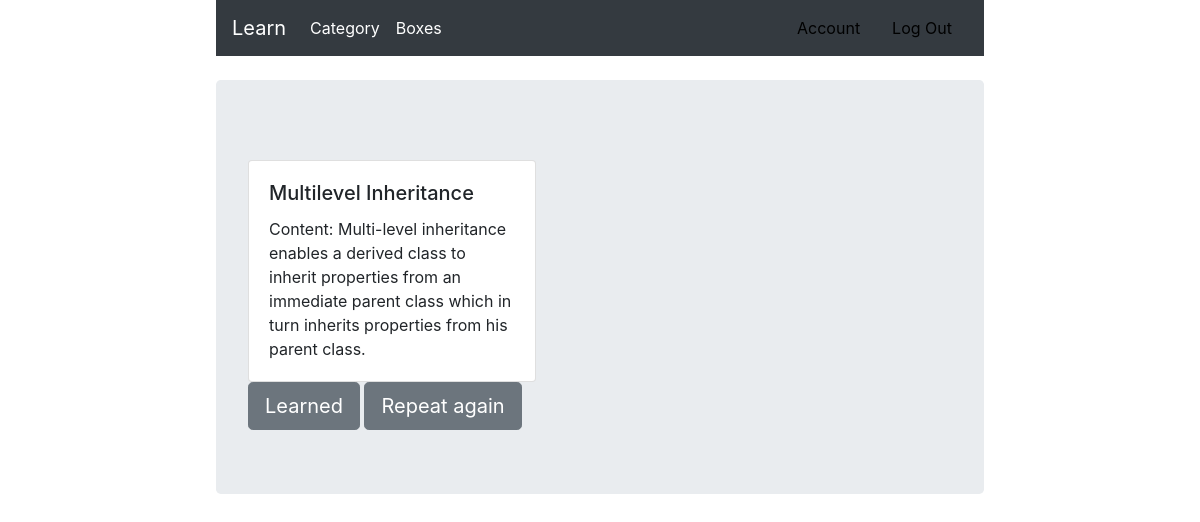
/repeat/ (signed in), run on the app's committed database.
### card/models.py (models this page shows, shortened)
class Card(models.Model):
    TERM = "T"
    WORD = "W"
    TYPE_OF_CARD_CHOICES = [
        (WORD, 'Word'),
        (TERM, 'Term'),
        (None, 'Choose card type'),
    ]
    author = models.ForeignKey(User, on_delete=models.CASCADE)
    name = models.CharField(max_length=255)
    card_type = models.CharField(max_length=1, choices=TYPE_OF_CARD_CHOICES)
    transcription = models.TextField(blank=True)
    translate = models.TextField(blank=True)
    content = models.TextField(blank=True)
    time_create = models.DateTimeField(auto_now_add=True)
    time_first_show = models.DateTimeField(null=True)
    time_last_show = models.DateTimeField(auto_now=True)
    time_next_show = models.DateTimeField(auto_now_add=True)
    count_shows = models.IntegerField(default=0)  # if count_shows == -1 ie mean that word is leard for ever.
    category = models.ManyToManyField('Category')
    class Meta:
        ordering = ["time_create"]

### card/views.py (the view)
# urls.py: path('repeat/', repeat, name="repeat"),
def repeat(requests):
    next_card = ''
    card = ''
    if requests.method == "POST":
        learning_cards = requests.POST.getlist("id")
        learned_card_id = requests.POST.get("learned")
        card = requests.POST.get("learning")
        learning_cards = list(Card.objects.filter(id__in=learning_cards).all())
        if learned_card_id:
            for i, card in enumerate(learning_cards):
                if int(card.pk) == int(learned_card_id):
                    card.add_count_shows()
                    card.save()
                    statistic = Statistic(card_id=card, user_id=requests.user)
                    statistic.save()
                    learning_cards.pop(i)
        if len(learning_cards) == 0:
            messages.info(requests, message=f"Congratulation! You repeat you goal cards!")
            return redirect('learn')
    else:
        learning_cards = requests.user.profile.get_cards_to_repeat
    try:
        while not next_card or next_card == card:
            next_card = learning_cards[randint(0, len(learning_cards) - 1)]
    except ValueError as err:
        messages.info(requests, message=f"You repeat you goal cards!")
        return redirect('learn')
    data = {"cards": learning_cards,
            "learning_card": next_card}
    return render(requests, "learn/learning.html", data)

### card/models.py (called while the page is built)
    @property
    def get_cards_to_repeat(self):
        cards = Card.objects.filter(author=self.user) \
            .filter(time_next_show__lt=datetime.now()) \
            .filter(count_shows__gt=0)
        return cards

### card/templates/learn/learning.html (shortened to what this page needs)
{% extends 'learning_cards/base.html' %}
{% block content %}
        <form id="learning">
            <div class="center">
                <div class="card" style="width: 18rem;">
                  <div class="card-body">
                    <h5 class="card-title">{{ learning_card.name }}</h5>
                      {% if card.type == 'W' %}
                    <p class="card-text">Transcription: {{ learning_card.transcription }}</p>
                    <p class="card-text">Translate: {{ learning_card.translate }}</p>
                      {% else %}
                      <p class="card-text">Content: {{ learning_card.content }}</p>
                      {% endif %}
                  </div>
                    </div>
            </div>
        </form>
         <div class="btn-group-lg" role="group">
                  <button form="learned" formaction="{{ requests.path }}" formmethod="post"  class="btn btn-secondary">Learned</button>
                  <button form="learning" formaction="{{ requests.path }}" formmethod="post"  class="btn btn-secondary">Repeat again</button>
                </div>
            </div>
{% endblock %}

### card/templates/learn/learning.html (style rules this page uses)
.center { margin: auto; }

### data on the page
Card: name "Multilevel Inheritance", content "Multi-level inheritance enables a derived class to inherit properties from an immediate parent class which in turn inherits properties from his parent class."
